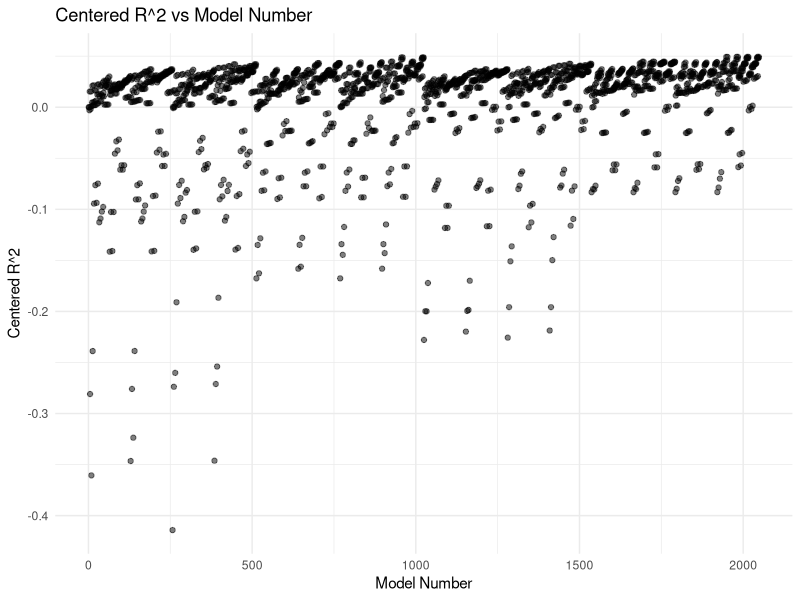
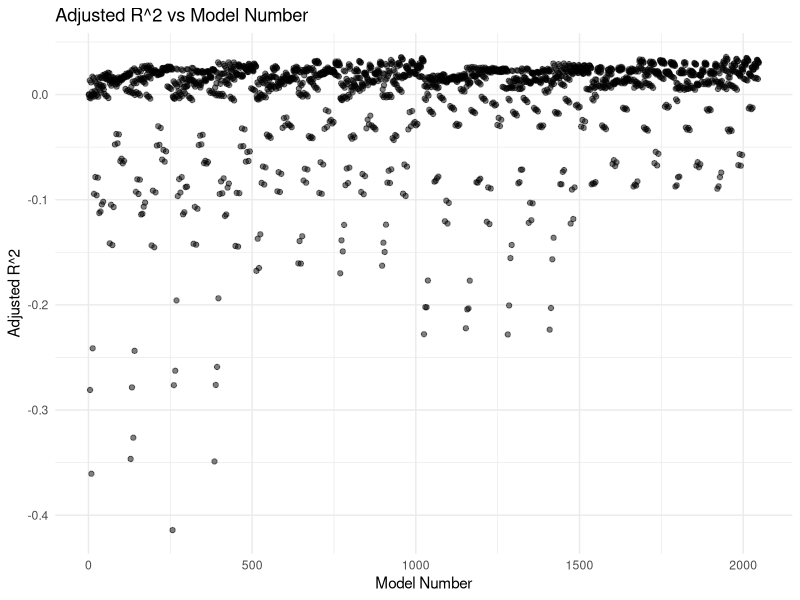
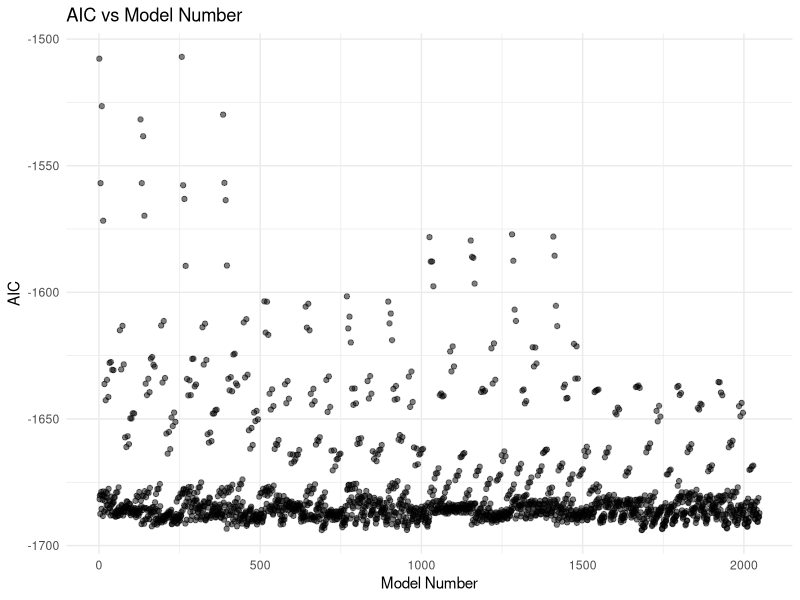
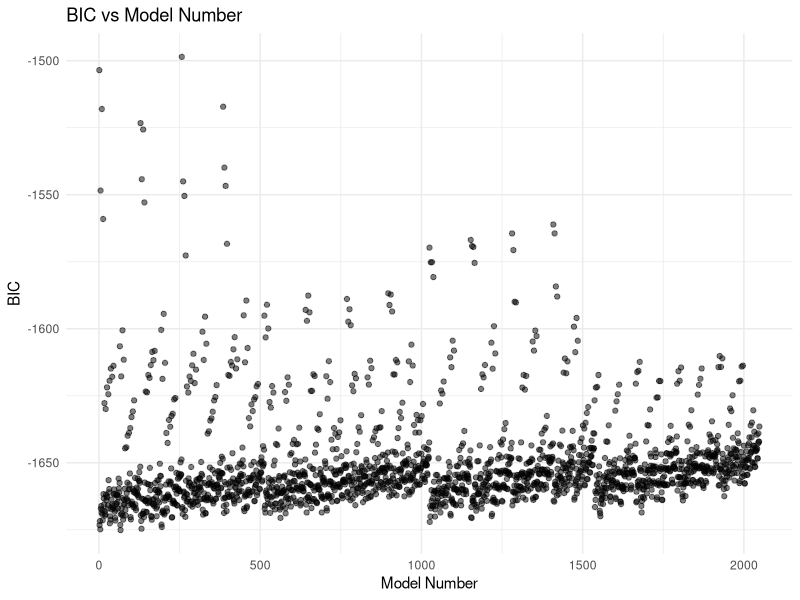
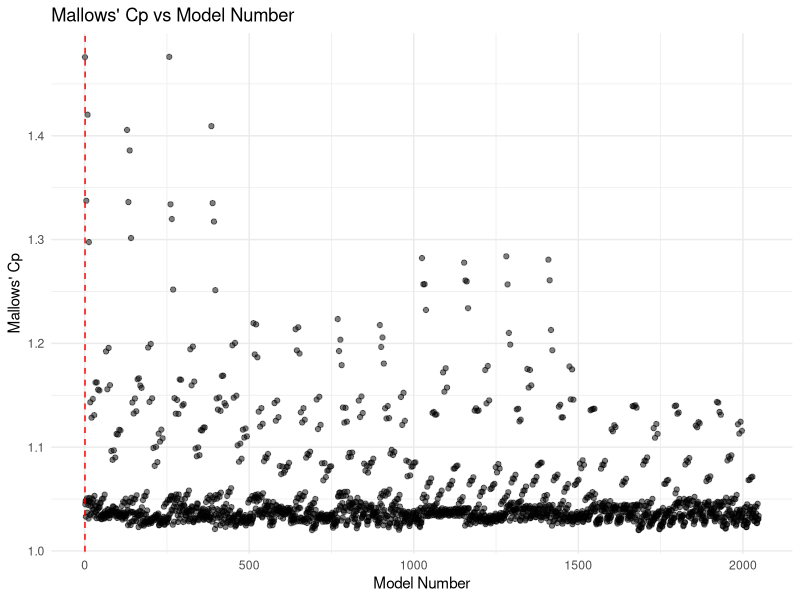
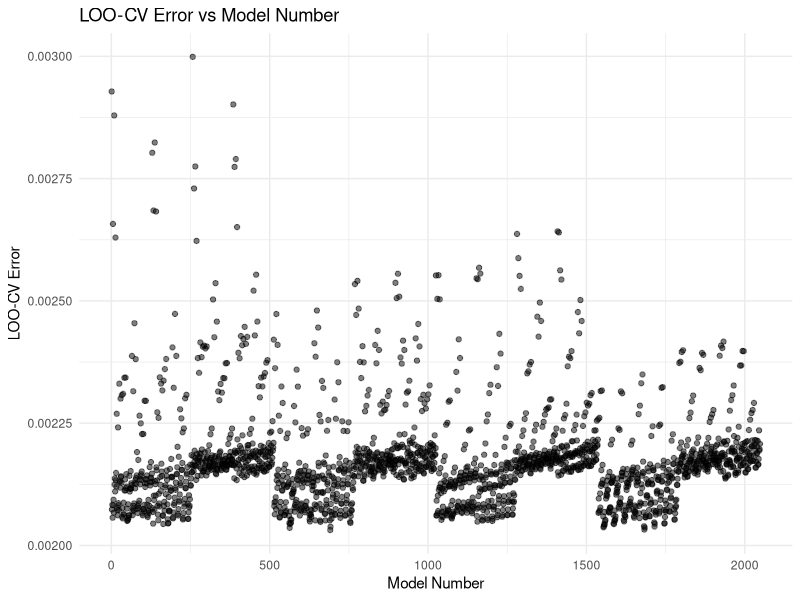

Source code (R) for these figures, in order:
# Load necessary libraries
library(ggplot2)   # For plotting

# Read the data
data <- read.csv("Equity_Premium.csv")

# Prepare the data
# Create squared terms
data$x_dfy2 <- data$x_dfy^2
data$x_infl2 <- data$x_infl^2
data$x_svar2 <- data$x_svar^2
data$x_tms2 <- data$x_tms^2
data$x_tbl2 <- data$x_tbl^2

# Define response and predictors
response <- "y"
predictors <- c("x_dfy", "x_infl", "x_svar", "x_tms", "x_tbl",
                "x_dfy2", "x_infl2", "x_svar2", "x_tms2", "x_tbl2")

# Add intercept as a predictor
all_predictors <- c("Intercept", predictors)
n_predictors <- length(all_predictors)

# Ensure there are no missing values
data <- na.omit(data)

# Number of observations
n <- nrow(data)

# Generate all possible combinations of predictors (2^11 = 2048 combinations)
predictor_list <- rep(list(c(0,1)), n_predictors)
combinations <- expand.grid(predictor_list)
colnames(combinations) <- all_predictors

# Total number of models
n_models <- nrow(combinations)

# Calculate Total Sum of Squares (TSS)
Y <- data[[response]]
TSS <- sum((Y - mean(Y))^2)

# Fit the full model to get sigma^2_hat_full
full_formula <- as.formula(paste(response, "~", paste(predictors, collapse = "+")))
full_model <- lm(full_formula, data = data)
sigma2_hat_full <- sum(full_model$residuals^2) / (n - length(full_model$coefficients))

# Initialize a data frame to store results
results <- data.frame(model_number = 1:n_models,
                      predictors_included = character(n_models),
                      num_predictors = integer(n_models),
                      RSS = numeric(n_models),
                      R_squared = numeric(n_models),
                      adjusted_R_squared = numeric(n_models),
                      AIC = numeric(n_models),
                      BIC = numeric(n_models),
                      Mallows_Cp = numeric(n_models),
                      stringsAsFactors = FALSE
                      )


compute_LOOCV <- function(fit, data) {
  # Calculate the leverage values
  h <- hatvalues(fit)
  residuals <- residuals(fit)
  
  # Adjust residuals for LOO-CV
  PRESS <- sum((residuals / (1 - h))^2)
  LOOCV <- PRESS / n
  return(LOOCV)
}

# Loop over all possible models
for (i in 1:n_models) {
  included_predictors <- combinations[i, ]
  
  # Get the indices of predictors included (value is 1)
  included_indices <- which(included_predictors == 1)
  
  # If no predictors are included (intercept-only model or no intercept)
  if (length(included_indices) == 0) {
    formula <- as.formula(paste(response, "~ 0"))
    k <- 0
  } else {
    # Get the names of the predictors included
    predictors_in_model <- all_predictors[included_indices]
    
    # Check if intercept is included
    if ("Intercept" %in% predictors_in_model) {
      predictors_in_model <- setdiff(predictors_in_model, "Intercept")
      if (length(predictors_in_model) == 0) {
        formula <- as.formula(paste(response, "~ 1"))
      } else {
        formula <- as.formula(paste(response, "~", paste(predictors_in_model, collapse = "+")))
      }
    } else {
      # No intercept
      if (length(predictors_in_model) == 0) {
        formula <- as.formula(paste(response, "~ 0"))
      } else {
        formula <- as.formula(paste(response, "~ -1 +", paste(predictors_in_model, collapse = "+")))
      }
    }
  }
  
  # Fit the model
  fit <- lm(formula, data = data)
  
  # Number of parameters (k)
  k <- length(fit$coefficients)
  
  # Residual Sum of Squares (RSS)
  RSS <- sum(fit$residuals^2)
  
  # R-squared and Adjusted R-squared
  if (k == 0) {
    # No predictors
    R_squared <- 0
    adjusted_R_squared <- 0
  } else {
      R_squared <- 1 - RSS / TSS
      adjusted_R_squared <- 1 - ((RSS / (n - k)) / (TSS / (n - 1)))
  }
  
  # AIC and BIC
  AIC_value <- AIC(fit)
  BIC_value <- BIC(fit)
  
  # Mallows' Cp
  Cp <- (RSS) + 2 * sigma2_hat_full * k
  LOOCV <- compute_LOOCV(fit, data)
  # Store the results
  results$model_number[i] <- i
  results$predictors_included[i] <- ifelse(k == 0, "(None)",
                                           paste(setdiff(names(fit$coefficients), "(Intercept)"), collapse = ", "))
  results$num_predictors[i] <- k
  results$RSS[i] <- RSS
  results$R_squared[i] <- R_squared
  results$adjusted_R_squared[i] <- adjusted_R_squared
  results$AIC[i] <- AIC_value
  results$BIC[i] <- BIC_value
  results$Mallows_Cp[i] <- Cp
  results$LOO_CV[i] <- LOOCV
  
}

# Find the best models according to each criterion
best_R_squared_model <- results[which.max(results$R_squared), ]
best_adjusted_R_squared_model <- results[which.max(results$adjusted_R_squared), ]
best_AIC_model <- results[which.min(results$AIC), ]
best_BIC_model <- results[which.min(results$BIC), ]
results$Cp_diff <- abs(results$Mallows_Cp)
best_Cp_model <- results[which.min(results$Cp_diff), ]
best_LOO_CV_model <- results[which.min(results$LOO_CV), ]

# Print the best models
cat("Best model according to centered R^2:\n")
print(best_R_squared_model)

cat("\nBest model according to adjusted R^2:\n")
print(best_adjusted_R_squared_model)

cat("\nBest model according to AIC:\n")
print(best_AIC_model)

cat("\nBest model according to BIC:\n")
print(best_BIC_model)

cat("\nBest model according to Mallows' Cp:\n")
print(best_Cp_model)

cat("\nBest model according to LOO-CV:\n")
print(best_LOO_CV_model)

plot_statistic_flat <- function(statistic, y_label) {
  ggplot(results, aes(x = model_number, y = statistic)) +
    geom_point(alpha = 0.5) +
    labs(title = paste(y_label, "vs Model Number"), x = "Model Number", y = y_label) +
    theme_minimal()
}

# Plot centered R^2
plot_statistic_flat(results$R_squared, "Centered R^2")

# Plot adjusted R^2
plot_statistic_flat(results$adjusted_R_squared, "Adjusted R^2")

# Plot AIC
plot_statistic_flat(results$AIC, "AIC")

# Plot BIC
plot_statistic_flat(results$BIC, "BIC")

# Plot Mallows' Cp with a reference line
ggplot(results, aes(x = model_number, y = Mallows_Cp)) +
  geom_point(alpha = 0.5) +
  geom_abline(slope = 1, intercept = 0, color = "red", linetype = "dashed") +
  labs(title = "Mallows' Cp vs Model Number", x = "Model Number", y = "Mallows' Cp") +
  theme_minimal()

# Plot LOO-CV Error
plot_statistic_flat(results$LOO_CV, "LOO-CV Error")




# # Plotting model selection statistics
# # Function to plot statistics
# plot_statistic <- function(statistic, y_label) {
#   ggplot(results, aes(x = num_predictors, y = statistic)) +
#     geom_point(alpha = 0.5) +
#     labs(title = paste(y_label, "vs Number of Predictors"), x = "Number of Predictors", y = y_label) +
#     theme_minimal()
# }

# # Plot centered R^2
# plot_statistic(results$R_squared, "Centered R^2")

# # Plot adjusted R^2
# plot_statistic(results$adjusted_R_squared, "Adjusted R^2")

# # Plot AIC
# plot_statistic(results$AIC, "AIC")

# # Plot BIC
# plot_statistic(results$BIC, "BIC")

# # Plot Mallows' Cp
# ggplot(results, aes(x = num_predictors, y = Mallows_Cp)) +
#   geom_point(alpha = 0.5) +
#   geom_abline(slope = 1, intercept = 0, color = "red", linetype = "dashed") +
#   labs(title = "Mallows' Cp vs Number of Predictors", x = "Number of Predictors", y = "Mallows' Cp") +
#   theme_minimal()

# plot_statistic(results$LOO_CV, "LOO-CV Error")

